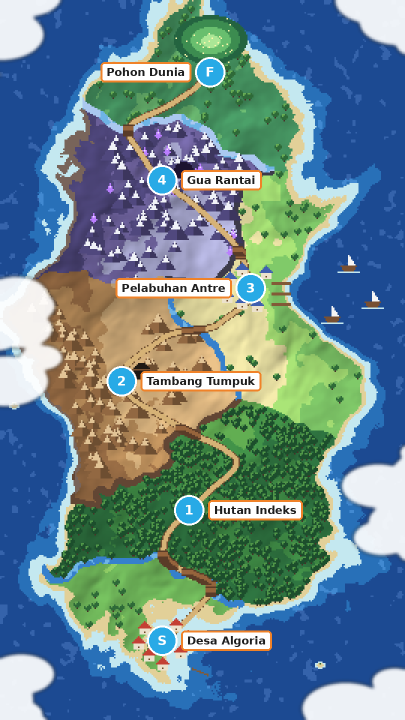
#> input picture assets/worldmap/peta_dunia_preview.png, 810 x 1440 px, found by its file name (shown at 1/2 size)
$ python extract_regions.py
#> lines starting #> are read from the running program, lines starting #| are printed output that depends on the picture; after the words box and inside, x2 and y2 are one past the last pixel; in counts of white or black regions, pixels touching at a corner belong together
"""Ambil siluet tiap wilayah dari worldmap/peta_dunia_preview.png -> tools/region_masks/<nama>.png (putih = wilayah).

Jalankan dari folder proyek:  python tools/extract_regions.py
Tiap piksel diklasifikasi (laut / hutan / gurun / gunung ungu / padang / ...) lewat warna acuan terdekat,
lalu wilayah ditentukan dari warna + pita tinggi (Desa y>1115, Ch5 y<275, dst.).
Label putih, lingkaran biru, dan awan diisi dari tetangga terdekat. Hasil dipakai generator scene agar
bentuk wilayah sama dengan Peta Dunia (tools/organic.py: load_region_mask).
"""
import os
import numpy as np
from PIL import Image, ImageFilter

ROOT = os.path.dirname(os.path.dirname(os.path.abspath(__file__)))
SRC = os.path.join(ROOT, "..", "worldmap", "peta_dunia_preview.png")
OUT = os.path.join(ROOT, "tools", "region_masks")
S = 3  # skala turun

# (warna, kelas) kelas: w=air, f=hutan, b=gurun/coklat, p=gunung ungu, g=padang hijau/pasir (dibagi per pita tinggi)
SEEDS = [((28, 74, 146), "w"), ((40, 112, 184), "w"), ((70, 150, 210), "w"), ((190, 225, 235), "w"), ((120, 190, 225), "w"),
         ((28, 78, 44), "f"), ((40, 100, 50), "f"), ((20, 60, 35), "f"),
         ((183, 151, 106), "b"), ((191, 157, 111), "b"), ((140, 110, 80), "b"), ((110, 85, 60), "b"),
         ((80, 72, 126), "p"), ((72, 64, 113), "p"), ((150, 140, 190), "p"), ((200, 205, 225), "p"), ((50, 45, 90), "p"), ((120, 110, 160), "p"),
         ((198, 190, 138), "g"), ((227, 218, 159), "g"), ((110, 180, 89), "g"), ((130, 190, 100), "g"), ((46, 106, 56), "g"),
         ((72, 153, 101), "g"), ((96, 150, 80), "g"), ((160, 205, 120), "g"), ((90, 140, 70), "g"), ((60, 120, 70), "g")]


def main():
    im = Image.open(SRC).convert("RGB")
#> im is the input picture: PIL image 810x1440 RGB; mean R, G, B 103.5, 133.5, 142.8
    sm = np.array(im.resize((im.width // S, im.height // S), Image.BOX)).astype(int)
    h, w, _ = sm.shape
#> h = 480; w = 270
    seeds = np.array([c for c, _ in SEEDS])
    kinds = np.array([k for _, k in SEEDS])
    d = ((sm[:, :, None, :] - seeds[None, None]) ** 2).sum(-1)
    kind = kinds[d.argmin(-1)]
    # label putih/awan & lingkaran biru penanda = tak diketahui
    white = (sm[..., 0] > 235) & (sm[..., 1] > 232) & (sm[..., 2] > 225)
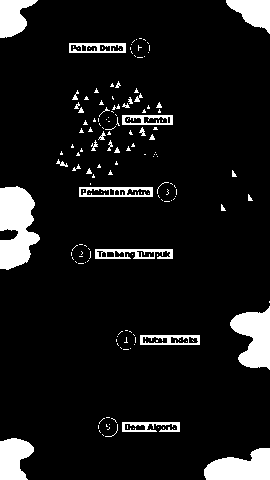
#> white: shape (480, 270) bool; 9.1% white; 162 white regions (129 under 20 px), largest, box (x1, y1, x2, y2) and area: (0, 186, 40, 270) 2350, (230, 306, 270, 370) 1635, (204, 448, 270, 480) 1523
    circ = (abs(sm[..., 0] - 41) < 25) & (abs(sm[..., 1] - 171) < 25) & (abs(sm[..., 2] - 230) < 25)
#> circ: shape (480, 270) bool; 0.95% white; 6 white regions, box (x1, y1, x2, y2) and area: (118, 332, 135, 349) 212, (73, 246, 90, 263) 205, (132, 40, 149, 57) 203, (100, 112, 117, 129) 203, (159, 184, 176, 201) 203, (100, 419, 117, 436) 200
    orange = (sm[..., 0] > 200) & (sm[..., 1] > 100) & (sm[..., 1] < 160) & (sm[..., 2] < 90)
#> orange: shape (480, 270) bool; 0.43% white in thin lines or dots, all inside (x1, y1, x2, y2) = (67, 41, 202, 434)
    unknown = white | circ | orange
    yy = (np.arange(h) * S + S // 2)[:, None] * np.ones((1, w))
    region = np.full((h, w), "", dtype=object)
    xx = (np.arange(w) * S + S // 2)[None, :] * np.ones((h, 1))
    region[kind == "b"] = "ch2"
    region[kind == "p"] = "ch4"
    gf = (kind == "g") | (kind == "f")
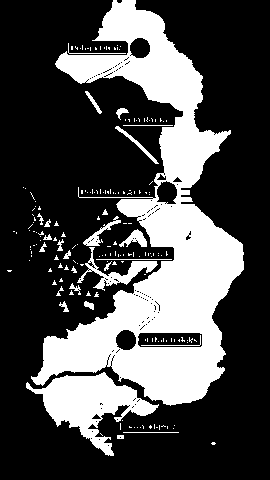
#> gf: shape (480, 270) bool; 29.5% white; 187 white regions (160 under 20 px), largest, box (x1, y1, x2, y2) and area: (31, 0, 244, 406) 30780, (26, 372, 159, 456) 4394, (77, 247, 158, 291) 801
    region[gf] = "ch3"
    region[gf & (yy >= 815)] = "ch1"
    region[gf & (yy >= 1118 + (xx - 90) * 0.15)] = "village"
    region[gf & (yy < 275)] = "ch5"
    # coklat/ungu yang nyasar di luar wilayahnya -> ikut tetangga
    region[(kind == "b") & (yy < 500)] = "ch3"
    region[(kind == "p") & (yy > 600)] = "ch2"
    region[(kind == "w")] = ""
    region[unknown] = "?"
    # isi '?' dari piksel berlabel terdekat (hanya bila dekat daratan)
    known = np.argwhere((region != "") & (region != "?"))
    unk = np.argwhere(region == "?")
    for i in range(0, len(unk), 400):
        ch = unk[i:i + 400]
        dd = ((ch[:, None, :] - known[None]) ** 2).sum(-1)
        j = dd.argmin(1)
        near = np.sqrt(dd[np.arange(len(ch)), j]) < 14
        for (y, x), jj, ok in zip(ch, j, near):
            region[y, x] = region[tuple(known[jj])] if ok else ""
    region[(xx < 62) | (xx > 740)] = ""                      # awan di tepi gambar bukan daratan
    names = ["", "village", "ch1", "ch2", "ch3", "ch4", "ch5"]
    idx = np.zeros((h, w), np.uint8)
    for i, n in enumerate(names):
        idx[region == n] = i
    idx = np.array(Image.fromarray(idx).filter(ImageFilter.ModeFilter(13)))   # haluskan bintik antar-wilayah
    for i, n in enumerate(names):
        region[idx == i] = n
    os.makedirs(OUT, exist_ok=True)
    keep_all = np.zeros((h, w, 3), np.uint8)
    cols = {"village": (230, 80, 80), "ch1": (30, 120, 40), "ch2": (190, 140, 70), "ch3": (240, 220, 100), "ch4": (150, 90, 200), "ch5": (80, 220, 120)}
    for name in cols:
        m = (region == name)
        im2 = Image.fromarray((m * 255).astype(np.uint8))
        im2 = im2.filter(ImageFilter.MaxFilter(5)).filter(ImageFilter.MinFilter(5)).filter(ImageFilter.MedianFilter(5))
        m = np.array(im2) > 127
        m = largest_component(m)
        ys, xs = np.where(m)
        crop = m[ys.min():ys.max() + 1, xs.min():xs.max() + 1]
        Image.fromarray((crop * 255).astype(np.uint8)).save(os.path.join(OUT, name + ".png"))
        keep_all[m] = cols[name]
        print(name, "bbox(px asli)", xs.min() * S, ys.min() * S, xs.max() * S, ys.max() * S, "ukuran", crop.shape[::-1])
#> this loop made 6 passes
#| village bbox(px asli) 96 1122 570 1356 ukuran (159, 79)
#| ch1 bbox(px asli) 123 810 705 1194 ukuran (195, 129)
#| ch2 bbox(px asli) 63 534 507 1011 ukuran (149, 160)
#| ch3 bbox(px asli) 249 276 729 816 ukuran (161, 181)
#| ch4 bbox(px asli) 105 234 507 585 ukuran (135, 118)
#| ch5 bbox(px asli) 171 0 603 276 ukuran (145, 93)
#> pass 1, in main, `im2 = Image.fromarray((m * 255).astype(np.uint8))`:
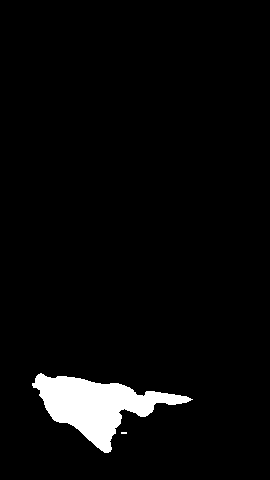
#> im2: PIL image 270x480 L; 4.1% white; 2 white regions (1 under 20 px), largest, box (x1, y1, x2, y2) and area: (32, 373, 193, 453) 5312
#> pass 1, in main, `crop = m[ys.min():ys.max() + 1, xs.min():xs.max() + 1]`:
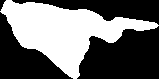
#> crop: shape (79, 159) bool; 42.3% white; 1 white region, box (x1, y1, x2, y2) and area: (0, 0, 159, 79) 5319
#> after the loop:
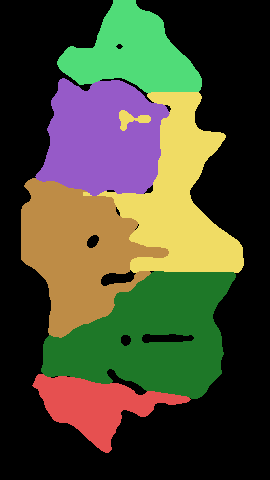
#> keep_all: shape (480, 270, 3); mean R, G, B 71.7, 72.4, 48.6
#> after the loop:
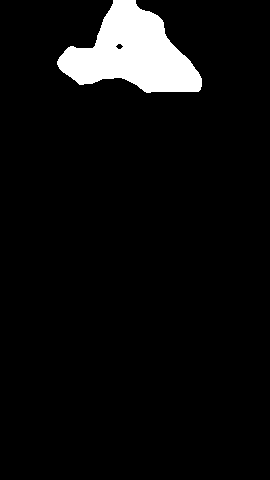
#> m: shape (480, 270) bool; 5.9% white; 1 white region, box (x1, y1, x2, y2) and area: (57, 0, 202, 93) 7638
    Image.fromarray(keep_all).resize((w * 2, h * 2), Image.NEAREST).save(os.path.join(OUT, "_semua.png"))
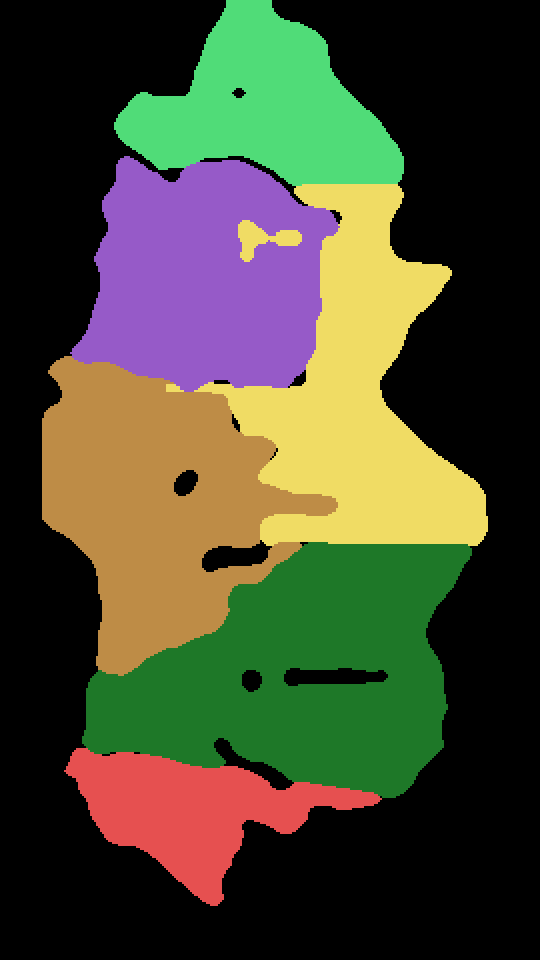
#> saved as _semua.png: PIL image 540x960 RGB; mean R, G, B 71.7, 72.4, 48.6


def largest_component(m):
    seen = np.zeros(m.shape, bool)
    best = []
    for sy, sx in np.argwhere(m):
        if seen[sy, sx]:
            continue
        comp, stack = [], [(sy, sx)]
        seen[sy, sx] = True
        while stack:
            y, x = stack.pop()
            comp.append((y, x))
            for ny, nx in ((y + 1, x), (y - 1, x), (y, x + 1), (y, x - 1)):
                if 0 <= ny < m.shape[0] and 0 <= nx < m.shape[1] and m[ny, nx] and not seen[ny, nx]:
                    seen[ny, nx] = True
                    stack.append((ny, nx))
        if len(comp) > len(best):
            best = comp
    out = np.zeros(m.shape, bool)
    for y, x in best:
        out[y, x] = True
    return out


if __name__ == "__main__":
    main()
